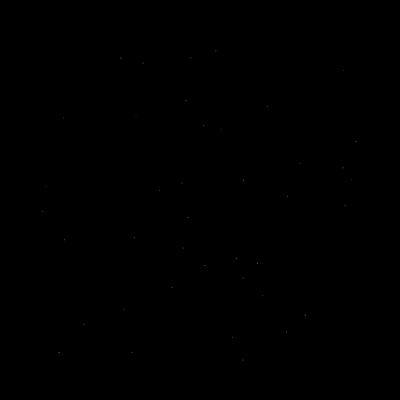
Frame 1 (no input)
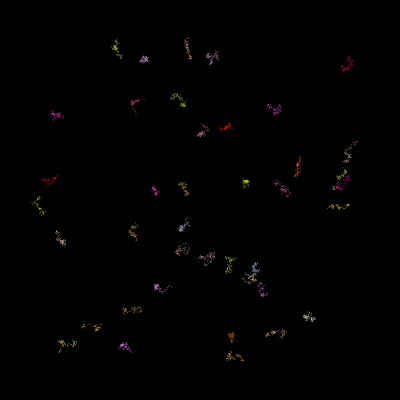
Frame 60 (no input)
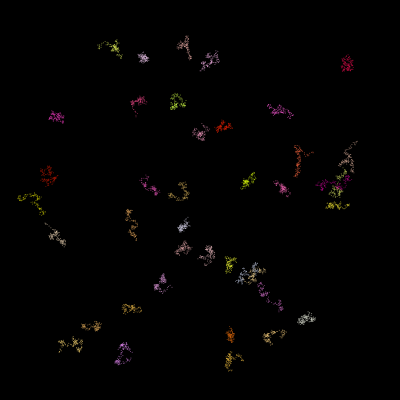
Frame 120 (the mouse pressed at the canvas centre since frame 60)

The p5.js sketch that drew these frames (run headless with seeded random() and noise() and a simulated clock; from frame 60 on, the mouse is pressed at the canvas centre):

// p5.js sketch
// ── sketch.js
let walkers = [];

function setup() {
  createCanvas(400, 400);
  background(0);
  for (let i = 0; i < 40; i++) {
    let x = random(width * 0.1, width * 0.9);
    let y = random(height * 0.1, height * 0.9);
    let r = random(200, 255);
    let g = random(0, 255);
    let b = random(0, 255);
    walkers[i] = new Walker(x, y, r, g, b);
  }
}

function draw() {
  for (let x = 0; x < walkers.length; x++) {
    walkers[x].step();
    walkers[x].show();
  }
}

class Walker {
  constructor(x, y, r, g, b) {
    this.x = x;
    this.y = y;
    this.r = r;
    this.g = g;
    this.b = b;
    this.alpha = 150;
  }

  step() {
    this.x += random(-2, 2);
    this.y += random(-2, 2);


    this.x = constrain(this.x, 0, width);
    this.y = constrain(this.y, 0, height);
  }

  show() {
    noStroke();
    stroke(this.r, this.g, this.b, this.alpha);
    point(this.x, this.y, 8, 8);
  }
}
